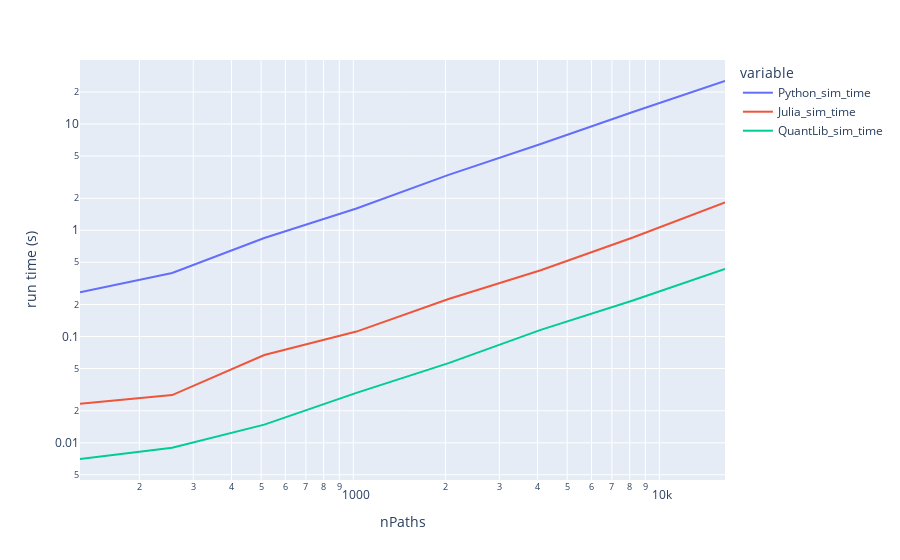

The notebook cell saved with this chart:
### Code cell
fig = px.line(table, x='nPaths', y = sim_time_cols, labels={ 'value' : 'run time (s)' } ,log_x=True, log_y=True)
fig.show()

### Figure 1 — Plotly figure (JSON) as saved in the notebook; plotly's stock layout.template omitted (floating-point values rounded to 4 significant figures)
{"data": [{"hovertemplate": "variable=Python_sim_time<br>nPaths=%{x}<br>run time (s)=%{y}<extra></extra>", "legendgroup": "Python_sim_time", "line": {"color": "#636efa", "dash": "solid"}, "mode": "lines", "name": "Python_sim_time", "orientation": "v", "showlegend": true, "type": "scatter", "x": [128, 256, 512, 1024, 2048, 4096, 8192, 16384], "xaxis": "x", "y": [0.2604, 0.3966, 0.8452, 1.602, 3.319, 6.479, 12.96, 25.39], "yaxis": "y"}, {"hovertemplate": "variable=Julia_sim_time<br>nPaths=%{x}<br>run time (s)=%{y}<extra></extra>", "legendgroup": "Julia_sim_time", "line": {"color": "#EF553B", "dash": "solid"}, "mode": "lines", "name": "Julia_sim_time", "orientation": "v", "showlegend": true, "type": "scatter", "x": [128, 256, 512, 1024, 2048, 4096, 8192, 16384], "xaxis": "x", "y": [0.0233, 0.02813, 0.06703, 0.1113, 0.2257, 0.4201, 0.8543, 1.831], "yaxis": "y"}, {"hovertemplate": "variable=QuantLib_sim_time<br>nPaths=%{x}<br>run time (s)=%{y}<extra></extra>", "legendgroup": "QuantLib_sim_time", "line": {"color": "#00cc96", "dash": "solid"}, "mode": "lines", "name": "QuantLib_sim_time", "orientation": "v", "showlegend": true, "type": "scatter", "x": [128, 256, 512, 1024, 2048, 4096, 8192, 16384], "xaxis": "x", "y": [0.007037, 0.008972, 0.01481, 0.02948, 0.0562, 0.1156, 0.2186, 0.4324], "yaxis": "y"}], "layout": {"legend": {"title": {"text": "variable"}, "tracegroupgap": 0}, "margin": {"t": 60}, "xaxis": {"anchor": "y", "domain": [0, 1], "title": {"text": "nPaths"}, "type": "log"}, "yaxis": {"anchor": "x", "domain": [0, 1], "title": {"text": "run time (s)"}, "type": "log"}}}
